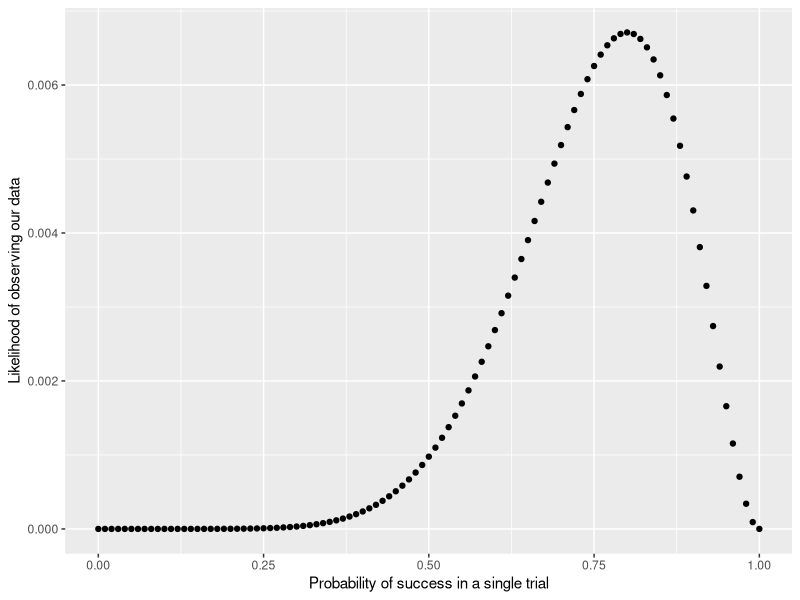

The R script that drew this image:
## ---- chunk 1
knitr::opts_chunk$set(echo = TRUE)
library(ggplot2)
library(fitdistrplus)
## ---- chunk 2
p_real <- 0.8 # the "real" probability of success

set.seed(99) # set seed for reproducibility

# Bernoulli distribution is a binomial distribution with number of trials (the size parameter) = 1
my_distr <- rbinom(n = 10,
                   size = 1,
                   prob = p_real)

my_distr
## ---- chunk 3
mean(my_distr)
## ---- chunk 4
likelihood_function <- function(sequence, probability){
  n_successes <- length(which(sequence == 1))
  n_failures <- length(which(sequence == 0))
  likelihood <- probability^n_successes * (1-probability)^n_failures
  return(likelihood)
}

# does it perform as expected, i.e. is the likelihood the highest at probability = 0.8 and lower at other values?
likelihood_function(sequence = my_distr,
                    probability = 0.8)
likelihood_function(sequence = my_distr,
                    probability = 0.7)
likelihood_function(sequence = my_distr,
                    probability = 0.9)
likelihood_function(sequence = my_distr,
                    probability = 0)
likelihood_function(sequence = my_distr,
                    probability = 1)
## ---- chunk 5
# generate an arbitrary sequence of probabilities between 0 and 1
hypothetical_p_range <- seq(from = 0,
                            to = 1,
                            by = 0.01)

# calculate the likelihood of observing our data with each of the probability values above
likelihood_range <- c()
for (p in hypothetical_p_range){
  likelihood_p <- likelihood_function(sequence = my_distr,
                                      probability = p)
  likelihood_range <- c(likelihood_range,
                        likelihood_p)
}

likelihood_range
## ---- chunk 6
my_data <- data.frame(likelihood_range, hypothetical_p_range)

ggplot(my_data,
       aes(x = hypothetical_p_range,
           y = likelihood_range)) +
  geom_point() +
  xlab("Probability of success in a single trial") +
  ylab("Likelihood of observing our data")
## ---- chunk 7
# "fix" the parameter sequence inside likelihood_function() and make it always equal to my_distr
# we have to do this because we only want the optimize() function below to find the probability parameter
likelihood_function_for_optimization <- function(p){
  likelihood_function(sequence = my_distr,
                      probability = p)
}

optimize(f = likelihood_function_for_optimization,
         interval = c(0,1), # search between 0 and 1
         maximum = TRUE) # find the probability value that maximizes, and not minimizes, the likelihood
## ---- chunk 8
fitdist(data = my_distr,
        distr = "binom",
        fix.arg = list(size = 1),
        start = list(prob = 0.5))
